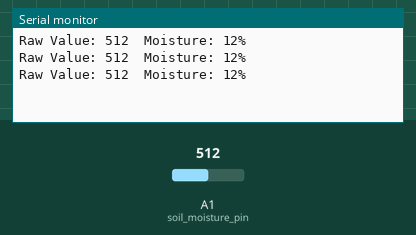
Simulated run of this sketch. Board: Arduino Uno, built with avr-gcc and run on an emulated ATmega328P. On the bench: the last lines printed to the serial monitor. The inputs (shaded band) are chosen by the test bench; at power-on: A1 (soil_moisture_pin) = 512.

Above: at 1.3 s.
1.4 s: A1 (soil_moisture_pin) set to 716
At 1.9 s:
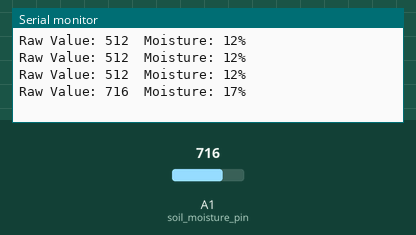
2.9 s: A1 (soil_moisture_pin) set to 900
At 3.4 s:
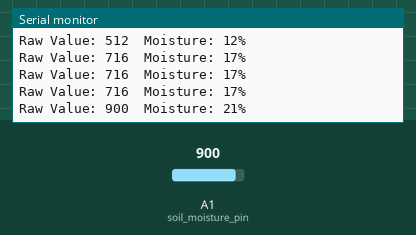
Timing chart, 0 to 5.9 s (numbered marks = the images above; inputs shaded):
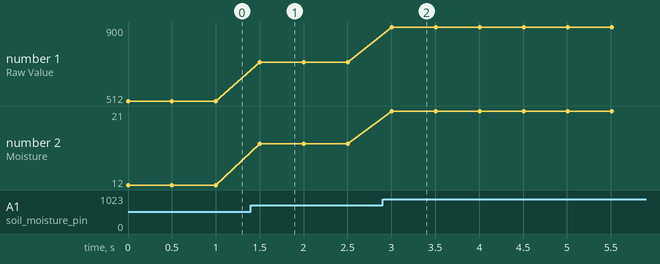

Measured:
- after the input at 1.4 s, the serial monitor: prints a new line after 0.10 s (image 1)
- after the input at 2.9 s, the serial monitor: prints a new line after 0.10 s (image 2)
- plotted number 1: 512 → 716 after the input at 1.4 s, 716 → 900 after the input at 2.9 s
- plotted number 2: 12 → 17 after the input at 1.4 s, 17 → 21 after the input at 2.9 s

The sketch:

Soil-Moisture.ino
```cpp
#define soil_moisture_pin 15

void setup() {
  Serial.begin(115200);
}

void loop() {
  int moisture = analogRead(soil_moisture_pin);

  // Convert the reading (0-4095) to a percentage (0-100)
  int moisturePercent = map(moisture, 0, 4095, 0, 100);

  // Keep the value between 0 and 100
  moisturePercent = constrain(moisturePercent, 0, 100);

  Serial.print("Raw Value: ");
  Serial.print(moisture);

  Serial.print("  Moisture: ");
  Serial.print(moisturePercent);
  Serial.println("%");

  delay(500);
}
```
